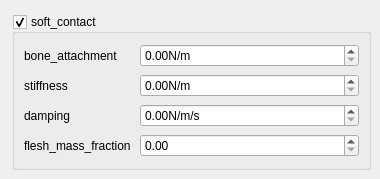
           <widget class="QWidget" name="soft_contact_tab">
            <attribute name="title">
             <string>soft_contact</string>
            </attribute>
            <widget class="QGroupBox" name="soft_contact_dart_groupbox">
             <property name="geometry">
              <rect>
               <x>12</x>
               <y>14</y>
               <width>359</width>
               <height>156</height>
              </rect>
             </property>
             <property name="title">
              <string>soft_contact</string>
             </property>
             <property name="checkable">
              <bool>true</bool>
             </property>
             <layout class="QGridLayout" name="gridLayout_7">
              <item row="0" column="0">
               <widget class="QLabel" name="soft_contact_bone_attachment_label">
                <property name="text">
                 <string>bone_attachment</string>
                </property>
               </widget>
              </item>
              <item row="0" column="1" colspan="2">
               <widget class="QDoubleSpinBox" name="soft_contact_bone_attachment_sp">
                <property name="toolTip">
                 <string>This is variable k_v in the soft contacts paper.  Its unit is N/m</string>
                </property>
                <property name="suffix">
                 <string>N/m</string>
                </property>
               </widget>
              </item>
              <item row="1" column="0">
               <widget class="QLabel" name="soft_contact_stiffness_label">
                <property name="text">
                 <string>stiffness</string>
                </property>
               </widget>
              </item>
              <item row="1" column="1" colspan="2">
               <widget class="QDoubleSpinBox" name="soft_contact_stiffness_sp">
                <property name="toolTip">
                 <string>This is variable k_e in the soft contacts paper</string>
                </property>
                <property name="suffix">
                 <string>N/m</string>
                </property>
               </widget>
              </item>
              <item row="2" column="0">
               <widget class="QLabel" name="soft_body_damping_label">
                <property name="text">
                 <string>damping</string>
                </property>
               </widget>
              </item>
              <item row="2" column="1" colspan="2">
               <widget class="QDoubleSpinBox" name="soft_body_damping_sp">
                <property name="toolTip">
                 <string>Viscous damping of point velocity in body frame</string>
                </property>
                <property name="suffix">
                 <string>N/m/s</string>
                </property>
               </widget>
              </item>
              <item row="3" column="0">
               <widget class="QLabel" name="soft_contact_flesh_mass_fraction_label">
                <property name="text">
                 <string>flesh_mass_fraction</string>
                </property>
               </widget>
              </item>
              <item row="3" column="1" colspan="2">
               <widget class="QDoubleSpinBox" name="soft_contact_flesh_mass_fraction_sp">
                <property name="toolTip">
                 <string>Fraction of mass to be distributed among deformable nodes</string>
                </property>
               </widget>
              </item>
             </layout>
            </widget>
           </widget>
